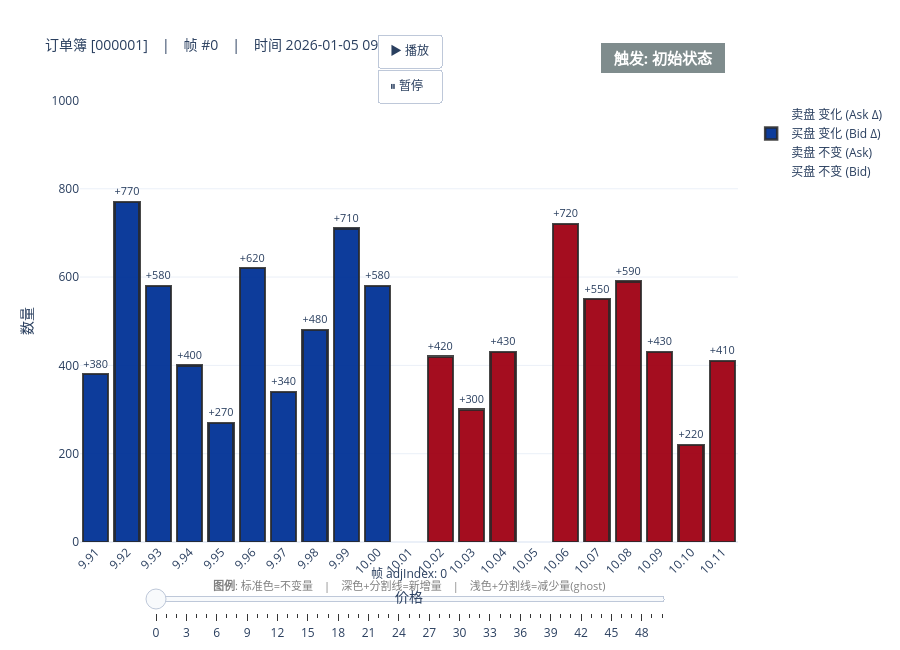

The code cell stored with this chart in its notebook:
### Markdown cell above
## 5. 逐帧动态回放动画（堆叠 + 分割线 + triggerType）

动画特性：
- **同价格位置固定不动**（全局统一 categoryarray），变化在原地展示
- 每帧用 **base + delta 堆叠** 展示变化，delta 段有分割线
- **右上角标签**随帧切换实时更新 triggerType（ORDER / CANCEL）
- 点击 **▶ 播放** 自动回放，**⏸ 暂停** 停在当前帧
- 拖动底部 **滑块** 跳转到任意帧
- 支持缩放/平移查看感兴趣的价格区间

### Code cell
# ---- 创建前 50 帧的动态回放动画 ----
fig_anim = viz.plot_animation(                                     # 调用动画方法
    start_pos=0,                                                   # 从第 0 帧开始
    end_pos=50,                                                    # 到第 50 帧
    frame_duration=600,                                            # 每帧 600 毫秒
)
fig_anim.show()                                                    # 显示动画

### Figure 1 — Plotly figure (JSON) as saved in the notebook; plotly's stock layout.template omitted (floating-point values rounded to 4 significant figures)
{"data": [{"hoverinfo": "text", "hovertext": ["买盘 9.91<br>总量: 380<br>不变: 0<br>增加: +380", "买盘 9.92<br>总量: 770<br>不变: 0<br>增加: +770", "买盘 9.93<br>总量: 580<br>不变: 0<br>增加: +580", "买盘 9.94<br>总量: 400<br>不变: 0<br>增加: +400", "买盘 9.95<br>总量: 270<br>不变: 0<br>增加: +270", "买盘 9.96<br>总量: 620<br>不变: 0<br>增加: +620", "买盘 9.97<br>总量: 340<br>不变: 0<br>增加: +340", "买盘 9.98<br>总量: 480<br>不变: 0<br>增加: +480", "买盘 9.99<br>总量: 710<br>不变: 0<br>增加: +710", "买盘 10.00<br>总量: 580<br>不变: 0<br>增加: +580", "", "", "", "", "", "", "", "", "", "", ""], "marker": {"color": ["rgba(0,0,0,0)", "rgba(0,0,0,0)", "rgba(0,0,0,0)", "rgba(0,0,0,0)", "rgba(0,0,0,0)", "rgba(0,0,0,0)", "rgba(0,0,0,0)", "rgba(0,0,0,0)", "rgba(0,0,0,0)", "rgba(0,0,0,0)", "rgba(0,0,0,0)", "rgba(0,0,0,0)", "rgba(0,0,0,0)", "rgba(0,0,0,0)", "rgba(0,0,0,0)", "rgba(0,0,0,0)", "rgba(0,0,0,0)", "rgba(0,0,0,0)", "rgba(0,0,0,0)", "rgba(0,0,0,0)", "rgba(0,0,0,0)"]}, "name": "买盘 不变 (Bid)", "showlegend": true, "type": "bar", "x": ["9.91", "9.92", "9.93", "9.94", "9.95", "9.96", "9.97", "9.98", "9.99", "10.00", "10.01", "10.02", "10.03", "10.04", "10.05", "10.06", "10.07", "10.08", "10.09", "10.10", "10.11"], "y": [0, 0, 0, 0, 0, 0, 0, 0, 0, 0, 0, 0, 0, 0, 0, 0, 0, 0, 0, 0, 0]}, {"hoverinfo": "text", "hovertext": ["", "", "", "", "", "", "", "", "", "", "", "卖盘 10.02<br>总量: 420<br>不变: 0<br>增加: +420", "卖盘 10.03<br>总量: 300<br>不变: 0<br>增加: +300", "卖盘 10.04<br>总量: 430<br>不变: 0<br>增加: +430", "", "卖盘 10.06<br>总量: 720<br>不变: 0<br>增加: +720", "卖盘 10.07<br>总量: 550<br>不变: 0<br>增加: +550", "卖盘 10.08<br>总量: 590<br>不变: 0<br>增加: +590", "卖盘 10.09<br>总量: 430<br>不变: 0<br>增加: +430", "卖盘 10.10<br>总量: 220<br>不变: 0<br>增加: +220", "卖盘 10.11<br>总量: 410<br>不变: 0<br>增加: +410"], "marker": {"color": ["rgba(0,0,0,0)", "rgba(0,0,0,0)", "rgba(0,0,0,0)", "rgba(0,0,0,0)", "rgba(0,0,0,0)", "rgba(0,0,0,0)", "rgba(0,0,0,0)", "rgba(0,0,0,0)", "rgba(0,0,0,0)", "rgba(0,0,0,0)", "rgba(0,0,0,0)", "rgba(0,0,0,0)", "rgba(0,0,0,0)", "rgba(0,0,0,0)", "rgba(0,0,0,0)", "rgba(0,0,0,0)", "rgba(0,0,0,0)", "rgba(0,0,0,0)", "rgba(0,0,0,0)", "rgba(0,0,0,0)", "rgba(0,0,0,0)"]}, "name": "卖盘 不变 (Ask)", "showlegend": true, "type": "bar", "x": ["9.91", "9.92", "9.93", "9.94", "9.95", "9.96", "9.97", "9.98", "9.99", "10.00", "10.01", "10.02", "10.03", "10.04", "10.05", "10.06", "10.07", "10.08", "10.09", "10.10", "10.11"], "y": [0, 0, 0, 0, 0, 0, 0, 0, 0, 0, 0, 0, 0, 0, 0, 0, 0, 0, 0, 0, 0]}, {"hoverinfo": "text", "hovertext": ["买盘 9.91<br>总量: 380<br>不变: 0<br>增加: +380", "买盘 9.92<br>总量: 770<br>不变: 0<br>增加: +770", "买盘 9.93<br>总量: 580<br>不变: 0<br>增加: +580", "买盘 9.94<br>总量: 400<br>不变: 0<br>增加: +400", "买盘 9.95<br>总量: 270<br>不变: 0<br>增加: +270", "买盘 9.96<br>总量: 620<br>不变: 0<br>增加: +620", "买盘 9.97<br>总量: 340<br>不变: 0<br>增加: +340", "买盘 9.98<br>总量: 480<br>不变: 0<br>增加: +480", "买盘 9.99<br>总量: 710<br>不变: 0<br>增加: +710", "买盘 10.00<br>总量: 580<br>不变: 0<br>增加: +580", "", "", "", "", "", "", "", "", "", "", ""], "marker": {"color": ["rgba(0, 50, 150, 0.95)", "rgba(0, 50, 150, 0.95)", "rgba(0, 50, 150, 0.95)", "rgba(0, 50, 150, 0.95)", "rgba(0, 50, 150, 0.95)", "rgba(0, 50, 150, 0.95)", "rgba(0, 50, 150, 0.95)", "rgba(0, 50, 150, 0.95)", "rgba(0, 50, 150, 0.95)", "rgba(0, 50, 150, 0.95)", "rgba(0,0,0,0)", "rgba(0,0,0,0)", "rgba(0,0,0,0)", "rgba(0,0,0,0)", "rgba(0,0,0,0)", "rgba(0,0,0,0)", "rgba(0,0,0,0)", "rgba(0,0,0,0)", "rgba(0,0,0,0)", "rgba(0,0,0,0)", "rgba(0,0,0,0)"], "line": {"color": ["rgba(40, 40, 40, 0.85)", "rgba(40, 40, 40, 0.85)", "rgba(40, 40, 40, 0.85)", "rgba(40, 40, 40, 0.85)", "rgba(40, 40, 40, 0.85)", "rgba(40, 40, 40, 0.85)", "rgba(40, 40, 40, 0.85)", "rgba(40, 40, 40, 0.85)", "rgba(40, 40, 40, 0.85)", "rgba(40, 40, 40, 0.85)", "rgba(0,0,0,0)", "rgba(0,0,0,0)", "rgba(0,0,0,0)", "rgba(0,0,0,0)", "rgba(0,0,0,0)", "rgba(0,0,0,0)", "rgba(0,0,0,0)", "rgba(0,0,0,0)", "rgba(0,0,0,0)", "rgba(0,0,0,0)", "rgba(0,0,0,0)"], "width": 2.5}}, "name": "买盘 变化 (Bid Δ)", "showlegend": true, "text": ["+380", "+770", "+580", "+400", "+270", "+620", "+340", "+480", "+710", "+580", "", "", "", "", "", "", "", "", "", "", ""], "textposition": "outside", "type": "bar", "x": ["9.91", "9.92", "9.93", "9.94", "9.95", "9.96", "9.97", "9.98", "9.99", "10.00", "10.01", "10.02", "10.03", "10.04", "10.05", "10.06", "10.07", "10.08", "10.09", "10.10", "10.11"], "y": [380, 770, 580, 400, 270, 620, 340, 480, 710, 580, 0, 0, 0, 0, 0, 0, 0, 0, 0, 0, 0]}, {"hoverinfo": "text", "hovertext": ["", "", "", "", "", "", "", "", "", "", "", "卖盘 10.02<br>总量: 420<br>不变: 0<br>增加: +420", "卖盘 10.03<br>总量: 300<br>不变: 0<br>增加: +300", "卖盘 10.04<br>总量: 430<br>不变: 0<br>增加: +430", "", "卖盘 10.06<br>总量: 720<br>不变: 0<br>增加: +720", "卖盘 10.07<br>总量: 550<br>不变: 0<br>增加: +550", "卖盘 10.08<br>总量: 590<br>不变: 0<br>增加: +590", "卖盘 10.09<br>总量: 430<br>不变: 0<br>增加: +430", "卖盘 10.10<br>总量: 220<br>不变: 0<br>增加: +220", "卖盘 10.11<br>总量: 410<br>不变: 0<br>增加: +410"], "marker": {"color": ["rgba(0,0,0,0)", "rgba(0,0,0,0)", "rgba(0,0,0,0)", "rgba(0,0,0,0)", "rgba(0,0,0,0)", "rgba(0,0,0,0)", "rgba(0,0,0,0)", "rgba(0,0,0,0)", "rgba(0,0,0,0)", "rgba(0,0,0,0)", "rgba(0,0,0,0)", "rgba(160, 0, 20, 0.95)", "rgba(160, 0, 20, 0.95)", "rgba(160, 0, 20, 0.95)", "rgba(0,0,0,0)", "rgba(160, 0, 20, 0.95)", "rgba(160, 0, 20, 0.95)", "rgba(160, 0, 20, 0.95)", "rgba(160, 0, 20, 0.95)", "rgba(160, 0, 20, 0.95)", "rgba(160, 0, 20, 0.95)"], "line": {"color": ["rgba(0,0,0,0)", "rgba(0,0,0,0)", "rgba(0,0,0,0)", "rgba(0,0,0,0)", "rgba(0,0,0,0)", "rgba(0,0,0,0)", "rgba(0,0,0,0)", "rgba(0,0,0,0)", "rgba(0,0,0,0)", "rgba(0,0,0,0)", "rgba(0,0,0,0)", "rgba(40, 40, 40, 0.85)", "rgba(40, 40, 40, 0.85)", "rgba(40, 40, 40, 0.85)", "rgba(0,0,0,0)", "rgba(40, 40, 40, 0.85)", "rgba(40, 40, 40, 0.85)", "rgba(40, 40, 40, 0.85)", "rgba(40, 40, 40, 0.85)", "rgba(40, 40, 40, 0.85)", "rgba(40, 40, 40, 0.85)"], "width": 2.5}}, "name": "卖盘 变化 (Ask Δ)", "showlegend": true, "text": ["", "", "", "", "", "", "", "", "", "", "", "+420", "+300", "+430", "", "+720", "+550", "+590", "+430", "+220", "+410"], "textposition": "outside", "type": "bar", "x": ["9.91", "9.92", "9.93", "9.94", "9.95", "9.96", "9.97", "9.98", "9.99", "10.00", "10.01", "10.02", "10.03", "10.04", "10.05", "10.06", "10.07", "10.08", "10.09", "10.10", "10.11"], "y": [0, 0, 0, 0, 0, 0, 0, 0, 0, 0, 0, 420, 300, 430, 0, 720, 550, 590, 430, 220, 410]}], "layout": {"annotations": [{"bgcolor": "#7f8c8d", "bordercolor": "#7f8c8d", "borderpad": 4, "borderwidth": 1, "font": {"color": "white", "size": 15}, "showarrow": false, "text": "<b>  触发: 初始状态  </b>", "x": 0.98, "xanchor": "right", "xref": "paper", "y": 1.06, "yanchor": "bottom", "yref": "paper"}, {"font": {"color": "gray", "size": 11}, "showarrow": false, "text": "<b>图例</b>: 标准色=不变量　|　深色+分割线=新增量　|　浅色+分割线=减少量(ghost)", "x": 0.5, "xanchor": "center", "xref": "paper", "y": -0.12, "yref": "paper"}], "barmode": "stack", "height": 650, "sliders": [{"active": 0, "currentvalue": {"prefix": "帧 adjIndex: ", "visible": true, "xanchor": "center"}, "len": 0.8, "steps": [{"args": [["0"], {"frame": {"duration": 600, "redraw": true}, "mode": "immediate", "transition": {"duration": 200}}], "label": "0", "method": "animate"}, {"args": [["1"], {"frame": {"duration": 600, "redraw": true}, "mode": "immediate", "transition": {"duration": 200}}], "label": "1", "method": "animate"}, {"args": [["2"], {"frame": {"duration": 600, "redraw": true}, "mode": "immediate", "transition": {"duration": 200}}], "label": "2", "method": "animate"}, {"args": [["3"], {"frame": {"duration": 600, "redraw": true}, "mode": "immediate", "transition": {"duration": 200}}], "label": "3", "method": "animate"}, {"args": [["4"], {"frame": {"duration": 600, "redraw": true}, "mode": "immediate", "transition": {"duration": 200}}], "label": "4", "method": "animate"}, {"args": [["5"], {"frame": {"duration": 600, "redraw": true}, "mode": "immediate", "transition": {"duration": 200}}], "label": "5", "method": "animate"}, {"args": [["6"], {"frame": {"duration": 600, "redraw": true}, "mode": "immediate", "transition": {"duration": 200}}], "label": "6", "method": "animate"}, {"args": [["7"], {"frame": {"duration": 600, "redraw": true}, "mode": "immediate", "transition": {"duration": 200}}], "label": "7", "method": "animate"}, {"args": [["8"], {"frame": {"duration": 600, "redraw": true}, "mode": "immediate", "transition": {"duration": 200}}], "label": "8", "method": "animate"}, {"args": [["9"], {"frame": {"duration": 600, "redraw": true}, "mode": "immediate", "transition": {"duration": 200}}], "label": "9", "method": "animate"}, {"args": [["10"], {"frame": {"duration": 600, "redraw": true}, "mode": "immediate", "transition": {"duration": 200}}], "label": "10", "method": "animate"}, {"args": [["11"], {"frame": {"duration": 600, "redraw": true}, "mode": "immediate", "transition": {"duration": 200}}], "label": "11", "method": "animate"}, {"args": [["12"], {"frame": {"duration": 600, "redraw": true}, "mode": "immediate", "transition": {"duration": 200}}], "label": "12", "method": "animate"}, {"args": [["13"], {"frame": {"duration": 600, "redraw": true}, "mode": "immediate", "transition": {"duration": 200}}], "label": "13", "method": "animate"}, {"args": [["14"], {"frame": {"duration": 600, "redraw": true}, "mode": "immediate", "transition": {"duration": 200}}], "label": "14", "method": "animate"}, {"args": [["15"], {"frame": {"duration": 600, "redraw": true}, "mode": "immediate", "transition": {"duration": 200}}], "label": "15", "method": "animate"}, {"args": [["16"], {"frame": {"duration": 600, "redraw": true}, "mode": "immediate", "transition": {"duration": 200}}], "label": "16", "method": "animate"}, {"args": [["17"], {"frame": {"duration": 600, "redraw": true}, "mode": "immediate", "transition": {"duration": 200}}], "label": "17", "method": "animate"}, {"args": [["18"], {"frame": {"duration": 600, "redraw": true}, "mode": "immediate", "transition": {"duration": 200}}], "label": "18", "method": "animate"}, {"args": [["19"], {"frame": {"duration": 600, "redraw": true}, "mode": "immediate", "transition": {"duration": 200}}], "label": "19", "method": "animate"}, {"args": [["20"], {"frame": {"duration": 600, "redraw": true}, "mode": "immediate", "transition": {"duration": 200}}], "label": "20", "method": "animate"}, {"args": [["21"], {"frame": {"duration": 600, "redraw": true}, "mode": "immediate", "transition": {"duration": 200}}], "label": "21", "method": "animate"}, {"args": [["22"], {"frame": {"duration": 600, "redraw": true}, "mode": "immediate", "transition": {"duration": 200}}], "label": "22", "method": "animate"}, {"args": [["23"], {"frame": {"duration": 600, "redraw": true}, "mode": "immediate", "transition": {"duration": 200}}], "label": "23", "method": "animate"}, {"args": [["24"], {"frame": {"duration": 600, "redraw": true}, "mode": "immediate", "transition": {"duration": 200}}], "label": "24", "method": "animate"}, {"args": [["25"], {"frame": {"duration": 600, "redraw": true}, "mode": "immediate", "transition": {"duration": 200}}], "label": "25", "method": "animate"}, {"args": [["26"], {"frame": {"duration": 600, "redraw": true}, "mode": "immediate", "transition": {"duration": 200}}], "label": "26", "method": "animate"}, {"args": [["27"], {"frame": {"duration": 600, "redraw": true}, "mode": "immediate", "transition": {"duration": 200}}], "label": "27", "method": "animate"}, {"args": [["28"], {"frame": {"duration": 600, "redraw": true}, "mode": "immediate", "transition": {"duration": 200}}], "label": "28", "method": "animate"}, {"args": [["29"], {"frame": {"duration": 600, "redraw": true}, "mode": "immediate", "transition": {"duration": 200}}], "label": "29", "method": "animate"}, {"args": [["30"], {"frame": {"duration": 600, "redraw": true}, "mode": "immediate", "transition": {"duration": 200}}], "label": "30", "method": "animate"}, {"args": [["31"], {"frame": {"duration": 600, "redraw": true}, "mode": "immediate", "transition": {"duration": 200}}], "label": "31", "method": "animate"}, {"args": [["32"], {"frame": {"duration": 600, "redraw": true}, "mode": "immediate", "transition": {"duration": 200}}], "label": "32", "method": "animate"}, {"args": [["33"], {"frame": {"duration": 600, "redraw": true}, "mode": "immediate", "transition": {"duration": 200}}], "label": "33", "method": "animate"}, {"args": [["34"], {"frame": {"duration": 600, "redraw": true}, "mode": "immediate", "transition": {"duration": 200}}], "label": "34", "method": "animate"}, {"args": [["35"], {"frame": {"duration": 600, "redraw": true}, "mode": "immediate", "transition": {"duration": 200}}], "label": "35", "method": "animate"}, {"args": [["36"], {"frame": {"duration": 600, "redraw": true}, "mode": "immediate", "transition": {"duration": 200}}], "label": "36", "method": "animate"}, {"args": [["37"], {"frame": {"duration": 600, "redraw": true}, "mode": "immediate", "transition": {"duration": 200}}], "label": "37", "method": "animate"}, {"args": [["38"], {"frame": {"duration": 600, "redraw": true}, "mode": "immediate", "transition": {"duration": 200}}], "label": "38", "method": "animate"}, {"args": [["39"], {"frame": {"duration": 600, "redraw": true}, "mode": "immediate", "transition": {"duration": 200}}], "label": "39", "method": "animate"}, {"args": [["40"], {"frame": {"duration": 600, "redraw": true}, "mode": "immediate", "transition": {"duration": 200}}], "label": "40", "method": "animate"}, {"args": [["41"], {"frame": {"duration": 600, "redraw": true}, "mode": "immediate", "transition": {"duration": 200}}], "label": "41", "method": "animate"}, {"args": [["42"], {"frame": {"duration": 600, "redraw": true}, "mode": "immediate", "transition": {"duration": 200}}], "label": "42", "method": "animate"}, {"args": [["43"], {"frame": {"duration": 600, "redraw": true}, "mode": "immediate", "transition": {"duration": 200}}], "label": "43", "method": "animate"}, {"args": [["44"], {"frame": {"duration": 600, "redraw": true}, "mode": "immediate", "transition": {"duration": 200}}], "label": "44", "method": "animate"}, {"args": [["45"], {"frame": {"duration": 600, "redraw": true}, "mode": "immediate", "transition": {"duration": 200}}], "label": "45", "method": "animate"}, {"args": [["46"], {"frame": {"duration": 600, "redraw": true}, "mode": "immediate", "transition": {"duration": 200}}], "label": "46", "method": "animate"}, {"args": [["47"], {"frame": {"duration": 600, "redraw": true}, "mode": "immediate", "transition": {"duration": 200}}], "label": "47", "method": "animate"}, {"args": [["48"], {"frame": {"duration": 600, "redraw": true}, "mode": "immediate", "transition": {"duration": 200}}], "label": "48", "method": "animate"}, {"args": [["49"], {"frame": {"duration": 600, "redraw": true}, "mode": "immediate", "transition": {"duration": 200}}], "label": "49", "method": "animate"}, {"args": [["50"], {"frame": {"duration": 600, "redraw": true}, "mode": "immediate", "transition": {"duration": 200}}], "label": "50", "method": "animate"}], "transition": {"duration": 200}, "x": 0.1, "xanchor": "left", "y": 0, "yanchor": "top"}], "title": {"font": {"size": 14}, "text": "订单簿 [000001]　|　帧 #0　|　时间 2026-01-05 09:30:00"}, "updatemenus": [{"buttons": [{"args": [null, {"frame": {"duration": 600, "redraw": true}, "fromcurrent": true, "transition": {"duration": 200}}], "label": "▶ 播放", "method": "animate"}, {"args": [[null], {"frame": {"duration": 0, "redraw": false}, "mode": "immediate", "transition": {"duration": 0}}], "label": "⏸ 暂停", "method": "animate"}], "showactive": false, "type": "buttons", "x": 0.5, "xanchor": "center", "y": 1.15}], "xaxis": {"categoryarray": ["9.91", "9.92", "9.93", "9.94", "9.95", "9.96", "9.97", "9.98", "9.99", "10.00", "10.01", "10.02", "10.03", "10.04", "10.05", "10.06", "10.07", "10.08", "10.09", "10.10", "10.11"], "categoryorder": "array", "tickangle": -45, "title": {"text": "价格"}}, "yaxis": {"range": [0, 1001], "title": {"text": "数量"}}}}
